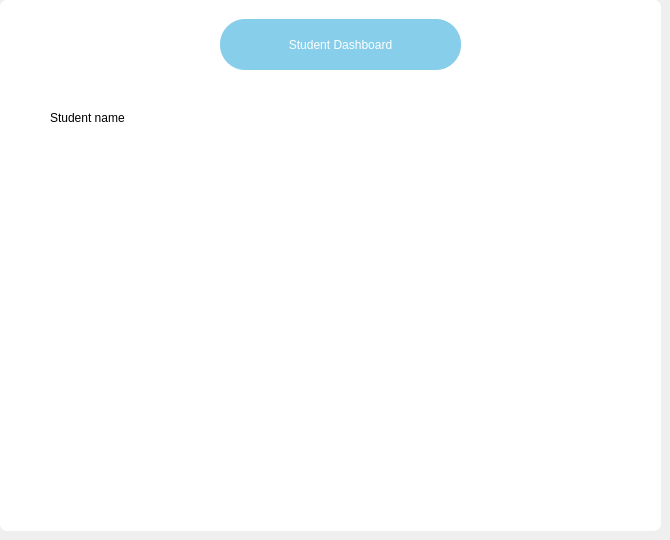
      <widget class="QWidget" name="studentHome">
       <property name="styleSheet">
        <string notr="true"/>
       </property>
       <widget class="QGroupBox" name="studentHomeContainer">
        <property name="geometry">
         <rect>
          <x>0</x>
          <y>0</y>
          <width>661</width>
          <height>531</height>
         </rect>
        </property>
        <property name="styleSheet">
         <string notr="true">background-color: white;
border-radius: 7px;</string>
        </property>
        <property name="title">
         <string/>
        </property>
        <widget class="QLabel" name="studentPortalLabel">
         <property name="geometry">
          <rect>
           <x>220</x>
           <y>19</y>
           <width>241</width>
           <height>51</height>
          </rect>
         </property>
         <property name="styleSheet">
          <string notr="true">background-color: skyblue;
color: white;
border-radius: 25px;
padding: 10px;
font: 25 14pt &quot;Ubuntu&quot;;</string>
         </property>
         <property name="text">
          <string>Student Dashboard</string>
         </property>
         <property name="alignment">
          <set>Qt::AlignCenter</set>
         </property>
        </widget>
        <widget class="QLabel" name="stdPortalSName">
         <property name="geometry">
          <rect>
           <x>50</x>
           <y>110</y>
           <width>181</width>
           <height>16</height>
          </rect>
         </property>
         <property name="text">
          <string>Student name</string>
         </property>
        </widget>
       </widget>
      </widget>
